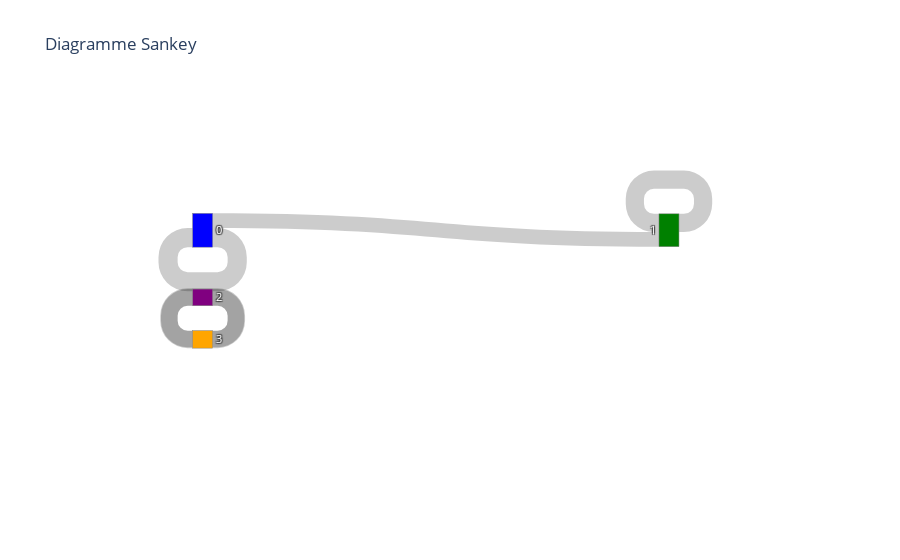

Notebook code for this chart:
### Code cell
# Créer un diagramme Sankey avec les flux agrégés
fig = go.Figure(data=[go.Sankey(
    node=dict(
        pad=25,
        thickness=20,
        line=dict(color='gray', width=0.5),
        label=['0', '1', '2', '3'],
        color=[colorDict[x] for x in ['0', '1', '2', '3']]
    ),
    link=dict(
        source=grouped_df['label_1mois'],
        target=grouped_df['label_365d'],
        value=grouped_df['review_classification']
    ),
    textfont=dict(color='white', size=11)
)])

# Mettre à jour la disposition du diagramme
fig.update_layout(
    title='Diagramme Sankey',
    font=dict(size=12)
)

# Afficher le diagramme
fig.show()

### Figure 1 — Plotly figure (JSON) as saved in the notebook; plotly's stock layout.template omitted (floating-point values rounded to 4 significant figures)
{"data": [{"link": {"source": [0, 0, 1, 2, 3], "target": [0, 1, 1, 2, 3], "value": [2.615, 2, 2.49, 2.271, 2.381]}, "node": {"color": ["blue", "green", "purple", "orange"], "label": ["0", "1", "2", "3"], "line": {"color": "gray", "width": 0.5}, "pad": 25, "thickness": 20}, "textfont": {"color": "white", "size": 11}, "type": "sankey"}], "layout": {"font": {"size": 12}, "title": {"text": "Diagramme Sankey"}}}
